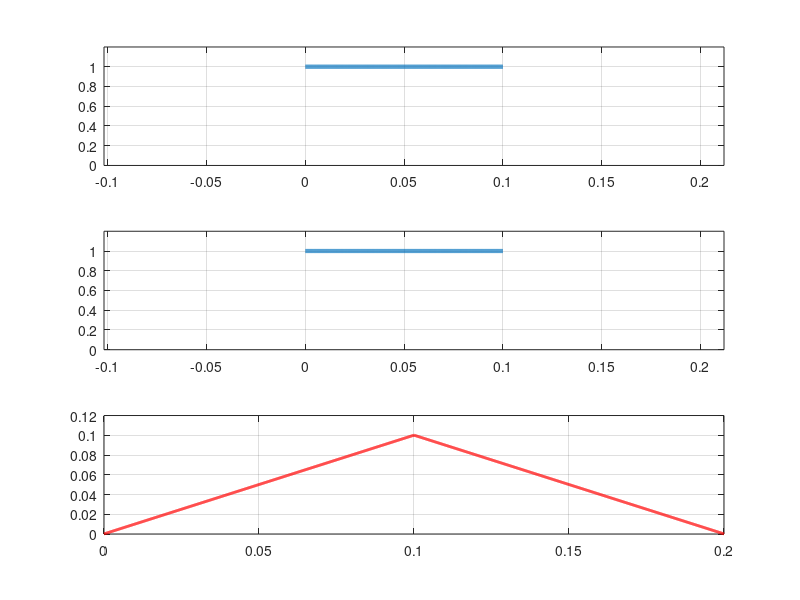

MATLAB code to generate this figure:
clc
clear

tstart = 0;
tstop = 0.1;
tpas = 0.0001;

t = tstart : tpas : tstop;
x = ones(1,1001);

subplot(3,1,1);
plot( t, x, 'linewidth',3);
axis([-0.102, 0.212, 0, 1.2]);
grid on;

h = ones(1,1001);
subplot(3, 1, 2);
plot( t, h, 'linewidth',3);
axis([-0.102 0.212 0 1.2]);
grid on;

t2 = 2*tstart : tpas : 2*tstop;
y = conv(x, h) * tpas;

subplot(3, 1, 3);
plot( t2, y, 'r', 'linewidth', 2);
%axis([-0.102 0.312 0 0.12]);
grid on;

